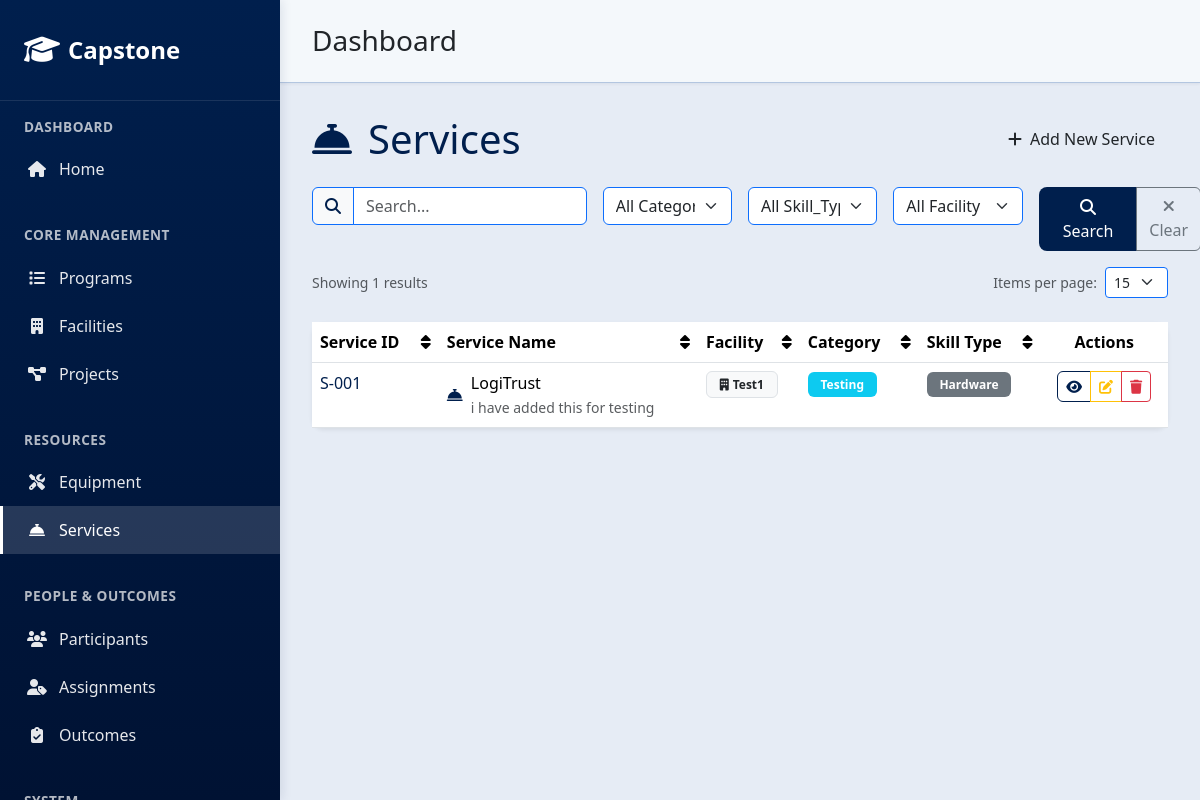
/services/, run on an earlier commit of the app's database.
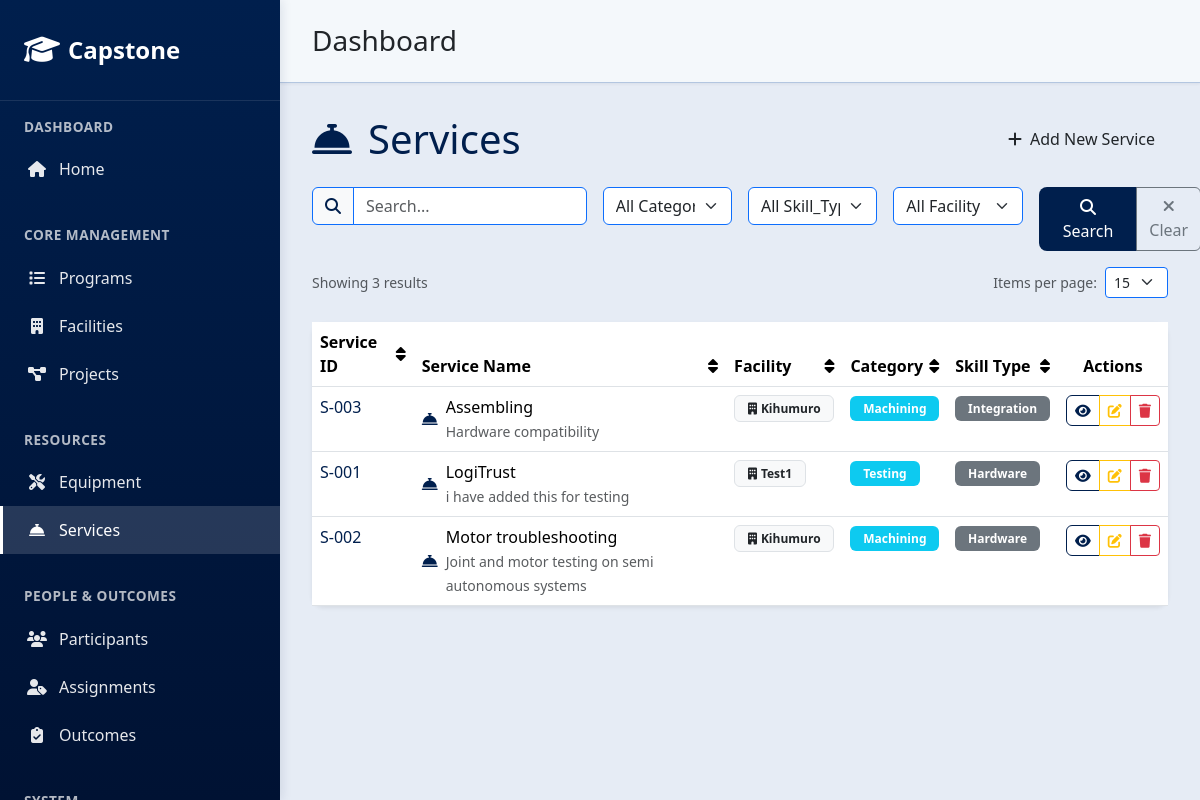
And on a later commit of the database.
### core/models.py (models this page shows, shortened)
class Service(models.Model):
    service_id = models.CharField(max_length=10, unique=True, blank=True, null=True)
    facility = models.ForeignKey('Facility', on_delete=models.PROTECT, related_name='services', null=True, blank=True)
    name = models.CharField(max_length=200)
    description = models.TextField(blank=True, null=True)
    category = models.CharField(max_length=100, choices=(
        ('Machining', 'Machining'),
        ('Testing', 'Testing'),
        ('Training', 'Training'),
    ), blank=True, null=True)
    skill_type = models.CharField(max_length=100, choices=(
        ('Hardware', 'Hardware'),
        ('Software', 'Software'),
        ('Integration', 'Integration'),
    ), blank=True, null=True)

class Facility(models.Model):
    facility_id = models.CharField(max_length=10, unique=True, blank=True, null=True)
    name = models.CharField(max_length=200)
    location = models.CharField(max_length=200)
    description = models.TextField()
    partner_organization = models.CharField(max_length=200, choices=PARTNER_ORGANIZATION_CHOICES, blank=True, null=True)
    facility_type = models.CharField(max_length=100, choices=FACILITY_TYPE_CHOICES)
    capabilities = models.CharField(max_length=255, choices=CAPABILITIES_CHOICES)
    def __str__(self):
        return self.name

### core/interfaces/controllers/service_views.py (the view)
# urls.py: path('services/', service_views.ServiceListView.as_view(), name='service_list'),
class ServiceListView(SearchFilterMixin, ListView):
    model = Service
    template_name = "core/service_list.html"
    context_object_name = "services"
    search_fields = ['name', 'description', 'facility__name']
    filter_fields = {
        'category': [],
        'skill_type': [],
        'facility': [],
    }
    items_per_page = 15
    def __init__(self, **kwargs):
        super().__init__(**kwargs)
        self.filter_fields['category'] = get_model_field_choices(Service, 'category')
        self.filter_fields['skill_type'] = get_model_field_choices(Service, 'skill_type')
        self.filter_fields['facility'] = get_related_model_choices(Service, 'facility')
    def get_queryset(self):
        queryset = Service.objects.select_related('facility').all()
        search_query = self.get_search_query()
        queryset = self.apply_search(queryset, search_query)
        filter_params = self.get_filter_params()
        queryset = self.apply_filters(queryset, filter_params)
        return queryset.order_by('name')
    def get_context_data(self, **kwargs):
        context = super().get_context_data(**kwargs)
        queryset = self.get_queryset()
        paginated_services = self.get_paginated_queryset(queryset)
        context['services'] = paginated_services
        context['object_list'] = paginated_services
        context['total_count'] = queryset.count()
        return context

### core/templatetags/core_tags.py (called while the page is built)
@register.filter
def lookup(dictionary, key):
    if dictionary and hasattr(dictionary, 'get'):
        return dictionary.get(key, '')
    return ''

@register.simple_tag
def url_replace(request, field, value):
    query_dict = request.GET.copy()
    query_dict[field] = value
    return query_dict.urlencode()

@register.inclusion_tag('core/includes/table_header.html', takes_context=True)
def table_header(context, field_name, display_name, current_sort=None):
    if current_sort == field_name:
        sort_direction = 'asc'
        next_sort = f'-{field_name}'
        icon = 'fas fa-sort-up'
    elif current_sort == f'-{field_name}':
        sort_direction = 'desc'
        next_sort = field_name
        icon = 'fas fa-sort-down'
    else:
        sort_direction = None
        next_sort = field_name
        icon = 'fas fa-sort'
    return {
        'field_name': field_name,
        'display_name': display_name,
        'next_sort': next_sort,
        'sort_direction': sort_direction,
        'icon': icon,
        'request': context.get('request'),  # Pass request from parent context
    }

### core/utils.py (called while the page is built)
    def get_search_query(self):
        return self.request.GET.get('search', '').strip()

### core/templates/core/service_list.html (shortened to what this page needs)
{% extends "core/base.html" %}
{% load core_tags %}
{% block content %}
  <div class="d-flex justify-content-between align-items-center mb-4">
    <h1 class="mb-0" style="color: var(--primary-blue);"><i class="fas fa-concierge-bell me-3"></i>Services</h1>
    <a href="{% url 'service_create' %}" class="btn btn-blue">
      <i class="fas fa-plus me-2"></i>Add New Service
    </a>
  </div>
  {% include 'core/includes/search_filter.html' %}
  {% if services %}
    <div class="card border-0 shadow-sm">
      <div class="card-body p-0">
        <div class="table-responsive">
          <table class="table table-hover mb-0">
            <thead style="background: linear-gradient(135deg, var(--primary-blue), var(--light-blue)); color: white;">
              <tr>
                {% table_header 'service_id' 'Service ID' current_sort %}
                {% table_header 'name' 'Service Name' current_sort %}
                {% table_header 'facility__name' 'Facility' current_sort %}
                {% table_header 'category' 'Category' current_sort %}
                {% table_header 'skill_type' 'Skill Type' current_sort %}
                <th scope="col" class="text-center">Actions</th>
              </tr>
            </thead>
            <tbody>
              {% for service in services %}
                <tr class="hover-row">
                  <td class="fw-medium" style="color: var(--primary-blue);">
                    {{ service.service_id|default:"—" }}
                  </td>
                  <td>
                    <div class="d-flex align-items-center">
                      <i class="fas fa-concierge-bell me-2" style="color: var(--primary-blue);"></i>
                      <div>
                        <div class="fw-medium">{{ service.name|truncatechars:40 }}</div>
                        {% if service.description %}
                          <small class="text-muted">{{ service.description|truncatechars:60 }}</small>
                        {% endif %}
                      </div>
                    </div>
                  </td>
                  <td>
                    {% if service.facility %}
                      <span class="badge bg-light text-dark border">
                        <i class="fas fa-building me-1"></i>{{ service.facility.name }}
                      </span>
                    {% else %}
                      <span class="text-muted">—</span>
                    {% endif %}
                  </td>
                  <td>
                    {% if service.category %}
                      <span class="badge bg-info">{{ service.category }}</span>
                    {% else %}
                      <span class="text-muted">—</span>
                    {% endif %}
                  </td>
                  <td>
                    {% if service.skill_type %}
                      <span class="badge bg-secondary">{{ service.skill_type }}</span>
                    {% else %}
                      <span class="text-muted">—</span>
                    {% endif %}
                  </td>
                  <td class="text-center">
                    <div class="btn-group btn-group-sm" role="group">
                      <a href="{% url 'service_detail' service.pk %}"
                         class="btn btn-outline-primary"
                         title="View Details">
                        <i class="fas fa-eye"></i>
                      </a>
                      <a href="{% url 'service_update' service.pk %}"
                         class="btn btn-outline-warning"
                         title="Edit Service">
                        <i class="fas fa-edit"></i>
                      </a>
                      <a href="{% url 'service_delete' service.pk %}"
                         class="btn btn-outline-danger"
                         title="Delete Service">
                        <i class="fas fa-trash"></i>
                      </a>
                    </div>
                  </td>
                </tr>
              {% endfor %}
            </tbody>
          </table>
        </div>
      </div>
    </div>
  {% endif %}
{% endblock %}

What changed in the data, as far as the page shows it:
added Service: service_id "S-003", name "Assembling", description "Hardware compatibility", facility.name "Kihumuro", category "Machining", skill_type "Integration"
added Service: service_id "S-002", name "Motor troubleshooting", description "Joint and motor testing on semi autonomous systems", facility.name "Kihumuro", category "Machining", skill_type "Hardware"
Also different on the page:
{{ total_count }}: "1" → "3"
